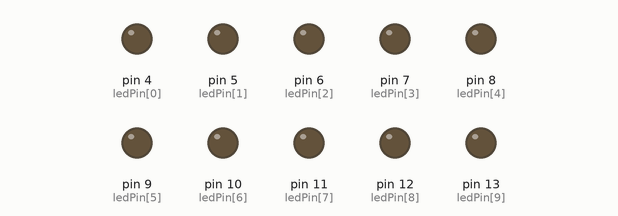
Recording of a sketch running on a simulated Arduino Uno, built with avr-gcc and run on an emulated ATmega328P. Parts: output pins drawn as LEDs (lit = HIGH).

Above: at 0.05 s.
At 0.35 s:
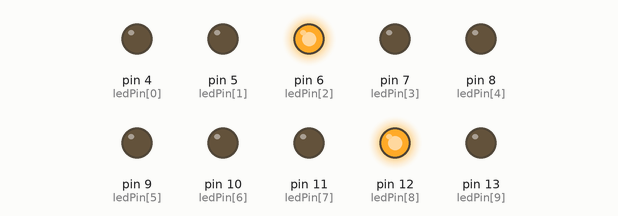
At 0.65 s:
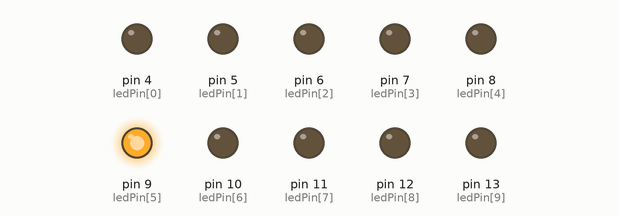
At 1.16 s:
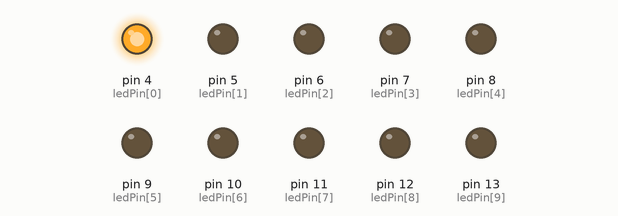
At 1.56 s:
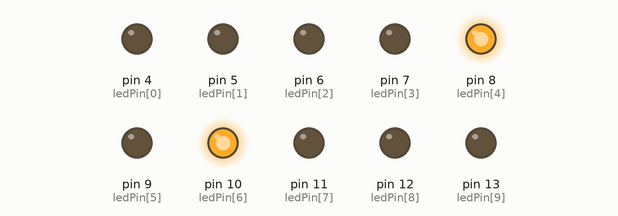
At 2.88 s:
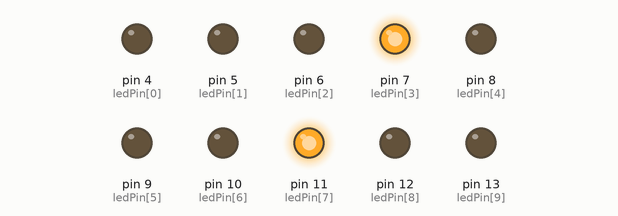
Timing chart, 0 to 3.2 s (numbered marks = the images above):
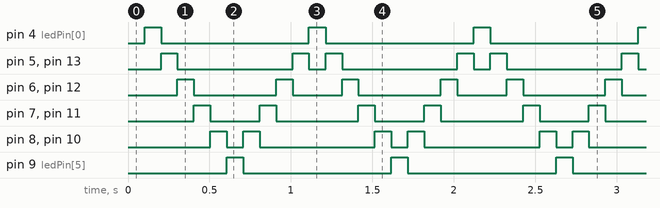

Measured:
- by itself, pin 4 (ledPin[0]), pin 9 (ledPin[5]): alternates HIGH for 0.10 s and LOW for 0.91 s
- by itself, pin 5 (ledPin[1]), pin 13 (ledPin[9]): repeats every 1.0 s: LOW 0.71 s, HIGH 0.10 s, LOW 0.10 s, HIGH 0.10 s
- by itself, pin 6 (ledPin[2]), pin 12 (ledPin[8]): repeats every 1.0 s: LOW 0.50 s, HIGH 0.10 s, LOW 0.30 s, HIGH 0.10 s
- by itself, pin 7 (ledPin[3]), pin 11 (ledPin[7]): repeats every 1.0 s: LOW 0.30 s, HIGH 0.10 s, LOW 0.50 s, HIGH 0.10 s
- by itself, pin 8 (ledPin[4]), pin 10 (ledPin[6]): repeats every 1.0 s: LOW 0.10 s, HIGH 0.10 s, LOW 0.71 s, HIGH 0.10 s

The sketch:

Exerc_cio_1_-_Sequ_ncia_de_LEDs.ino
```cpp
//Desafio - Sequencia de LEDs
/*O programa utiliza dez led e faz com que os da
extremidade comecem ligados e então vão se aproximando
até que se encontram ligados no meio e vão em sentido
inverso

Author: Wanghley S. Martins*/
byte ledPin[]={4,5,6,7,8,9,10,11,12,13};
int currentLED1 = 0, currentLED2=10;
int direction=1;
int ledDelay(100);
unsigned long changeTime;
void setup() {
  for(int c = 0;c<10;c++){
    pinMode(ledPin[c],OUTPUT);
  }
  changeTime = millis();
}

void loop() {
  if((millis()-changeTime)>ledDelay){
    changeLED();
    changeTime = millis();
  }
}

void changeLED(){
  for(int c = 0;c<10;c++){
    digitalWrite(ledPin[c],LOW);
  }
  digitalWrite(ledPin[currentLED1],HIGH);
  digitalWrite(ledPin[currentLED2],HIGH);
  currentLED1 +=direction;
  currentLED2 -=direction;
  if(currentLED1==5){direction=-1;};
  if(currentLED1==0){direction=1;};
}
```
